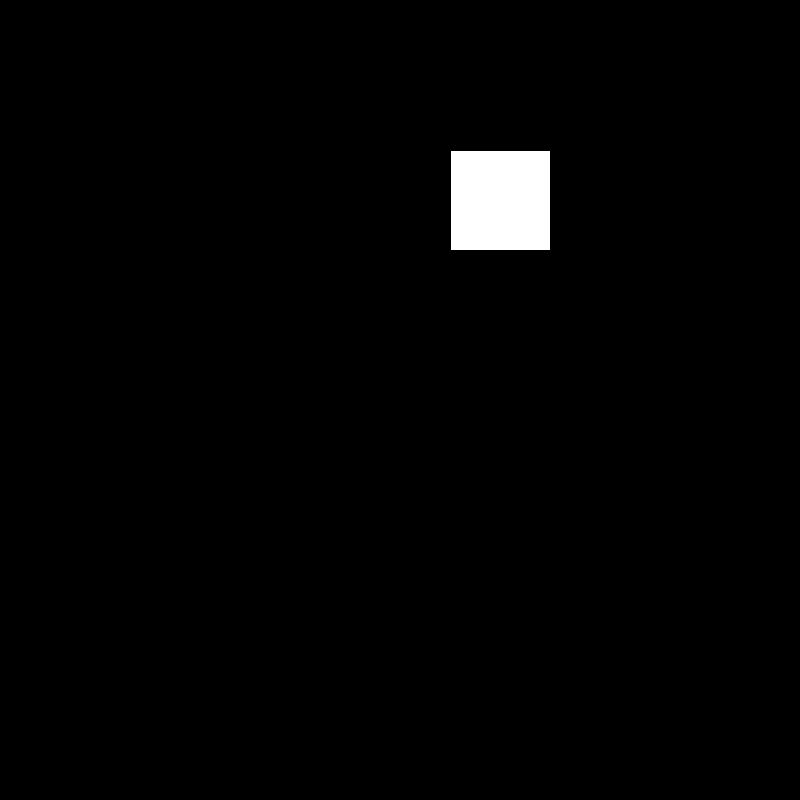
Frame 1 (no input)
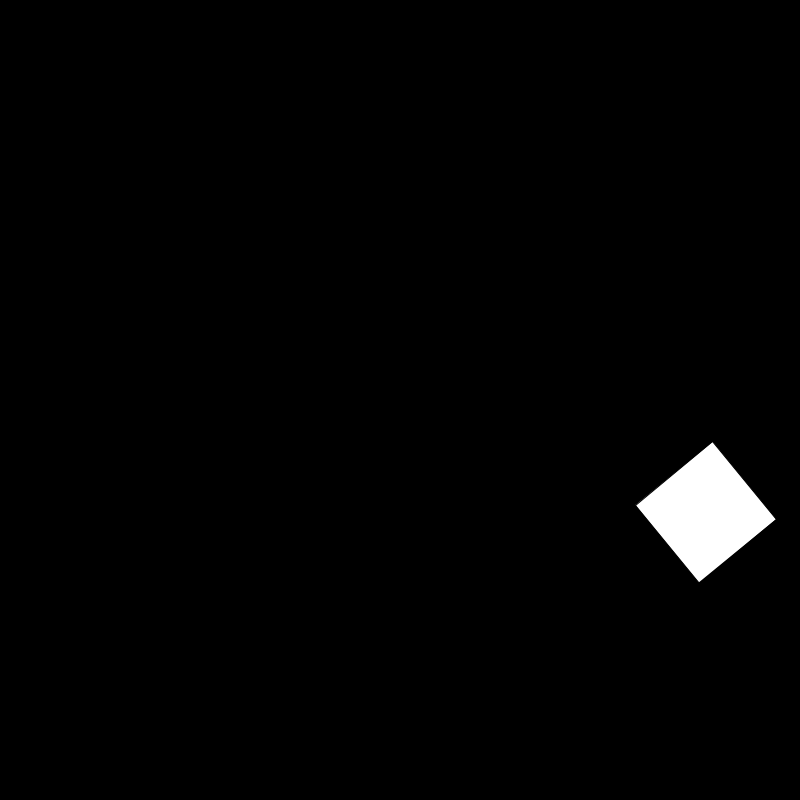
Frame 60 (the mouse pressed at the canvas centre just before this capture)
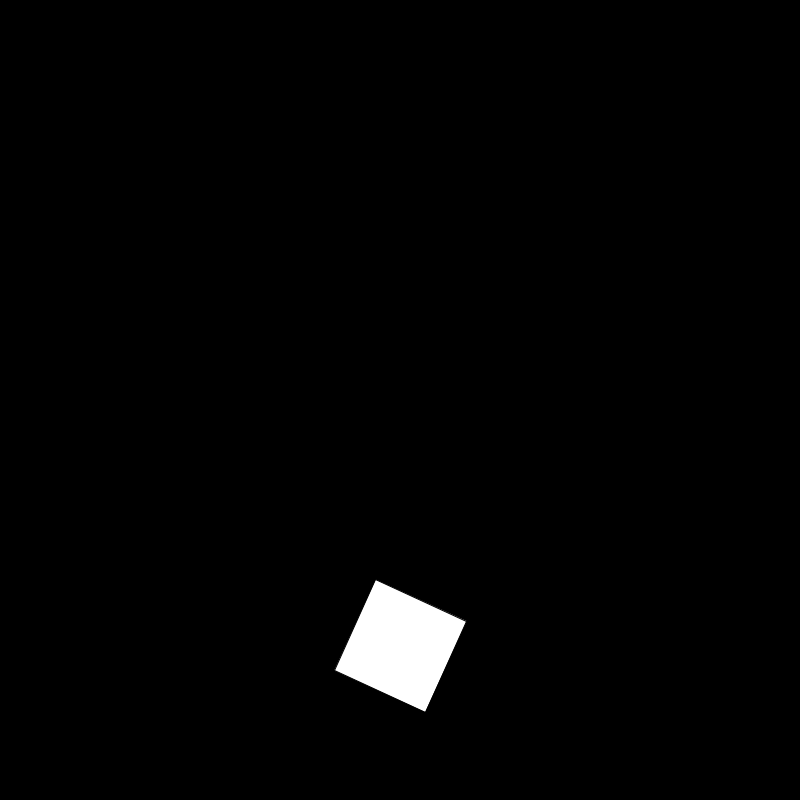
Frame 120 (the mouse held since frame 60 and released just before this capture)

The Processing sketch that drew these frames (run headless with seeded random() and noise(); from frame 60 on, the mouse is pressed at the canvas centre):

// Processing sketch: Ejercicio_1_Rotaci_n_por_Fuerza
// ── Ejercicio_1_Rotaci_n_por_Fuerza.pde
/*
Ejercicio 1: Rotación por Fuerza
 Implementar un objeto móvil que reciba una fuerza externa y, en lugar de solo desplazarse, experimente una aceleración angular que lo haga rotar al moverse por la pantalla.
 */

Movil Rectangulo;
void setup() {
  size(800, 800);
  Rectangulo = new Movil();
}




void draw() {

  background(0);

  Rectangulo.dibujar();
  Rectangulo.rotar();
  Rectangulo.mover();
  Rectangulo.chocar();
  Rectangulo.acelerar();
  //Rectangulo.consola();
}

// ── class_Movil.pde
class Movil {

  PVector pos;
  PVector vel;
  PVector acel;
  float limit;
  float ancho;
  float alto;
  float rotacion;
  float acel_rotac;
  float vel_angular;

  Movil() {
    pos = new PVector(500, 200);
    vel = new PVector(5, 5);
    acel = new PVector(0.001, 0.01);
    limit = 100;
    ancho = 100;
    alto = 100;
    rotacion = 0;
    acel_rotac = 0.0005;
    vel_angular = 0;
  }

  void dibujar() {
    rectMode(CENTER);

    pushMatrix();
    translate(pos.x, pos.y);
    rotate(rotacion);
    rect(0, 0, ancho, alto);
    popMatrix();
  }


  void mover() {
    pos.add(vel);
  }

  void acelerar() {
    vel.add(acel);
   // vel.limit(limit);
  }

  void chocar() {
    if (pos.x-(ancho*0.5) < 0 || pos.x-(ancho*0.5)  > width || pos.x + ancho/2 < 0 || pos.x + ancho/2 > width) {
      vel.x = vel.x*-1;
      acel.x = acel.x*-1;
    }
    if (pos.y-(alto*0.5) < 0 || pos.y-(alto*0.5) > height || pos.y + alto/2 < 0 || pos.y + alto/2 > height) {
      vel.y = vel.y*-1;
      acel.y = acel.y*-1;
    }
  }

  void rotar() {
    vel_angular = vel_angular + acel_rotac;
    rotacion += vel_angular;
  }

  void consola() {
    println(rotacion);
  }
}
